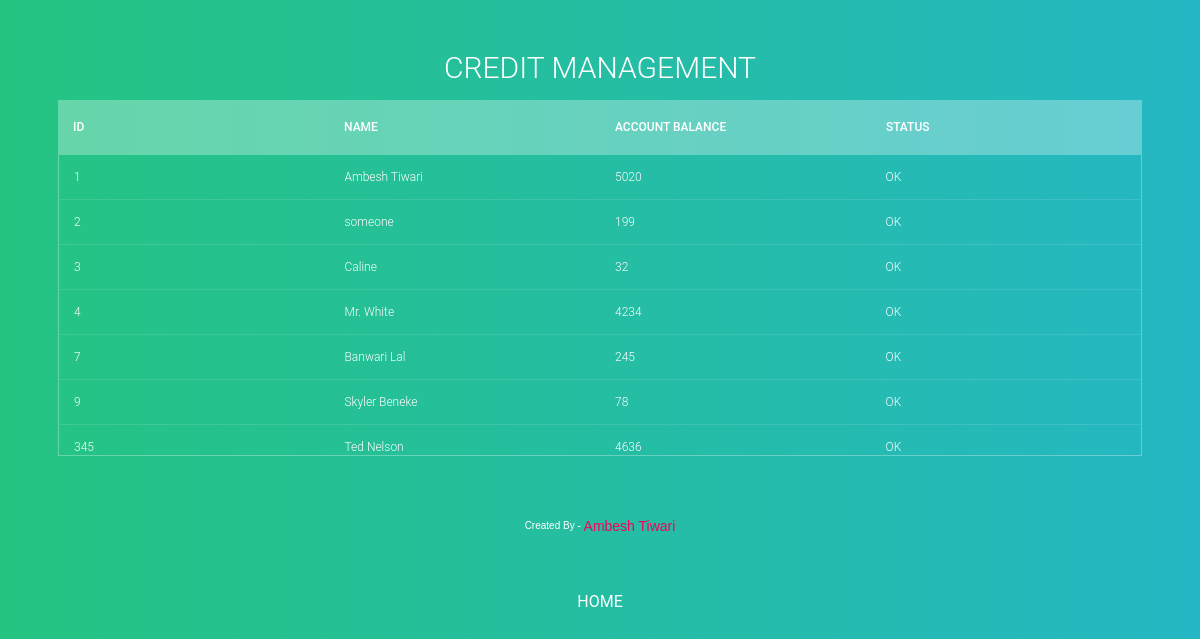
The app's page /users/, older data.
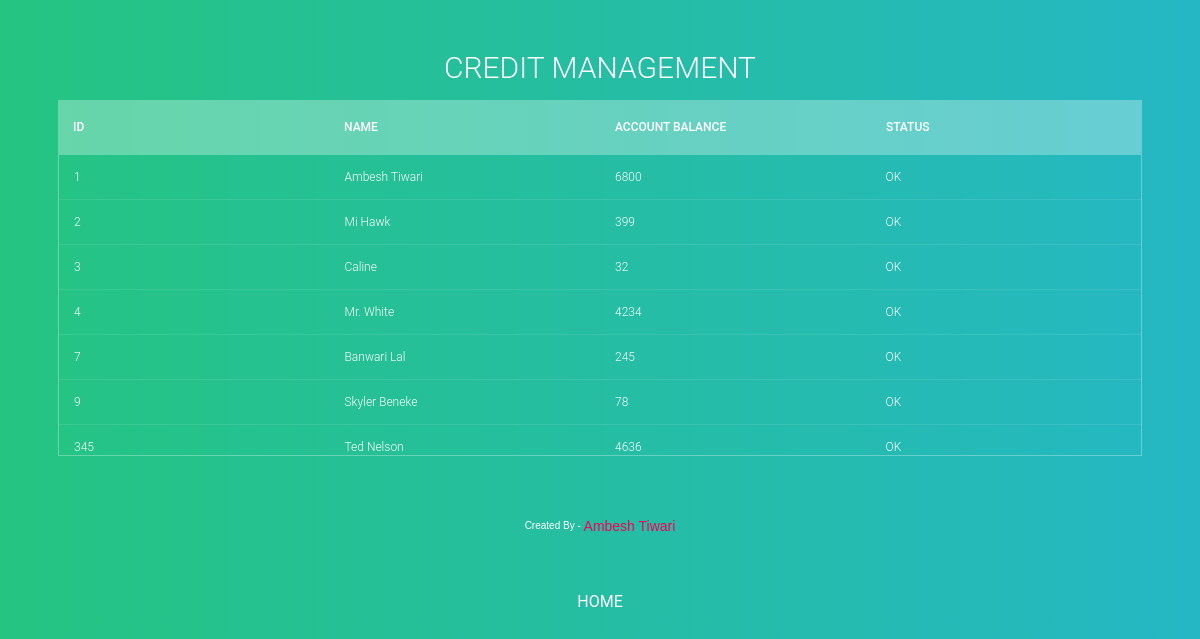
The same page, newer data.
### creditmanage/models.py (models this page shows, shortened)
class client(models.Model):
	name = models.CharField(max_length=200)
	uid = models.CharField(max_length=200)
	balance = models.IntegerField()

### creditmanage/views.py (the view)
# urls.py: path('users/' , views.users),
def users(request):
	clients = client.objects.all()
	return render(request , 'users.html' , {'clients' : clients})

### creditmanage/template/users.html (shortened to what this page needs)
<!DOCTYPE html>
<html>
<head>
	{%load static%}
  	<link rel = "stylesheet" href="{%static '/css/userlist.css'%}">
</head>
<body>
<section>
  <h1>Credit Management</h1>
  <div class="tbl-header">
    <table cellpadding="0" cellspacing="0" border="0">
      <thead>
        <tr>
          <th>ID</th>
          <th>Name</th>
          <th>Account Balance</th>
          <th>Status</th>
        </tr>
      </thead>
    </table>
  </div>
  <div class="tbl-content">
    <table cellpadding="0" cellspacing="0" border="0">
      <tbody>
      	{% for c in clients %}
        <tr>
		 <td>{{c.uid}}</td>
		 <td>{{c.name}}</td>
		 <td>{{c.balance}}</td>
		 <td>OK</td>
		</tr>
		{% endfor %}
      </tbody>
    </table>
  </div>
</section>
<div class="credits">
  Created By - <a onclick="giveContact()"><i>Ambesh Tiwari</i></a>
</div>
<center><a href = "../" style="color: #FFF; text-decoration: none;">HOME</a></center>
</body>
</html>

Row changes from the older to the newer data that the page shows:
changed client "Ambesh Tiwari": balance "5020" → "6800"
changed client: name "someone" → "Mi Hawk"; balance "199" → "399"
